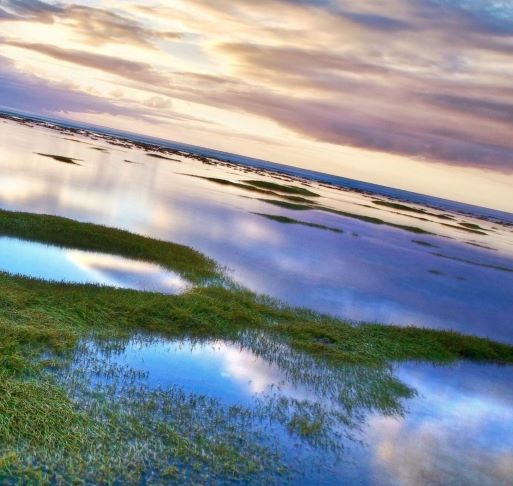
#> input picture Project 12 - Image Stitching/image_1.jpg, 513 x 486 px
$ python image_stitching_1.py
#> lines starting #> are read from the running program, lines starting #| are printed output that depends on the picture
import cv2
import numpy as np


img_1 = cv2.imread('image_1.jpg')
#> img_1 is the input picture: shape (486, 513, 3); mean B, G, R 150.9, 145.5, 141
img_2 = cv2.imread('image_2.jpg')
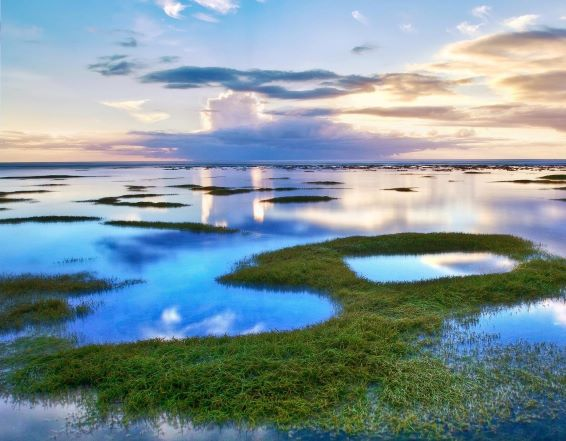
#> input picture Project 12 - Image Stitching/image_2.jpg, 566 x 441 px
#> img_2 is the input picture: shape (441, 566, 3); mean B, G, R 156.7, 149, 128.1

img_1 = cv2.resize(img_1, (int(img_1.shape[1] / 2), int(img_1.shape[0] / 2)))
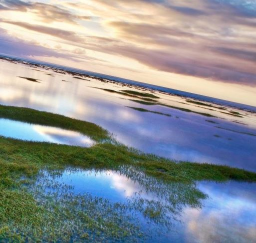
#> img_1: shape (243, 256, 3); mean B, G, R 150.8, 145.4, 140.9
img_2 = cv2.resize(img_2, (int(img_2.shape[1] / 2), int(img_2.shape[0] / 2)))
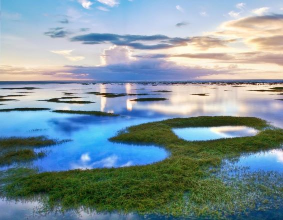
#> img_2: shape (220, 283, 3); mean B, G, R 156.5, 148.8, 128

img_1_gray = cv2.cvtColor(img_1, cv2.COLOR_BGR2GRAY)
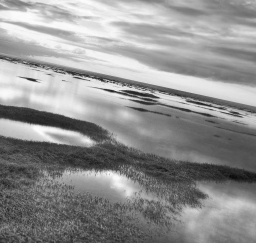
#> img_1_gray: shape (243, 256); min 7, max 253, mean 144.7
img_2_gray = cv2.cvtColor(img_2, cv2.COLOR_BGR2GRAY)
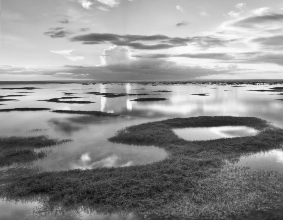
#> img_2_gray: shape (220, 283); min 10, max 252, mean 143.5

#> (the run stopped early here; a loop or call above may not have finished)
